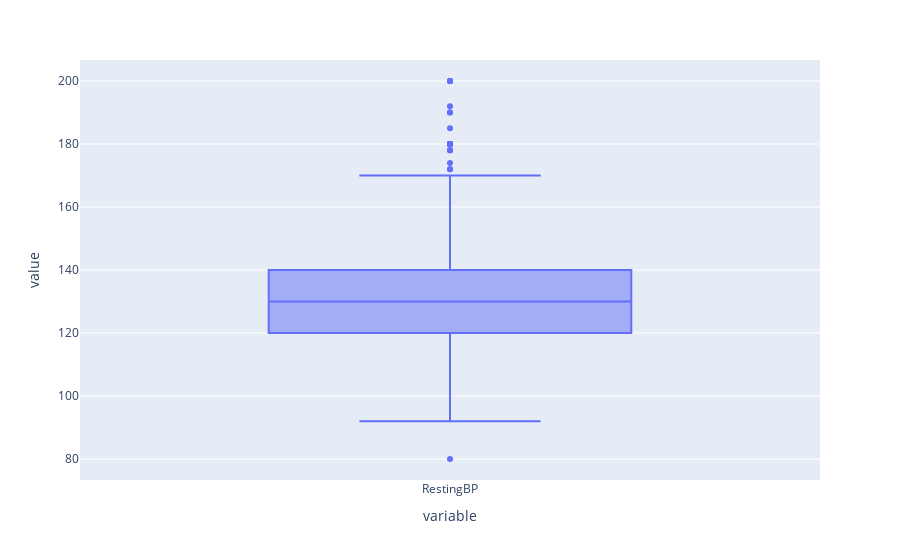

The cell this chart's notebook holds for it:
### Code cell
fig = px.box(df.RestingBP)
fig.show()

### Figure 1 — Plotly figure (JSON) as saved in the notebook; plotly's stock layout.template omitted (floating-point values rounded to 4 significant figures; data arrays with more than 128 entries replaced by an {"elided": "..."} marker saying what was removed)
{"data": [{"alignmentgroup": "True", "hovertemplate": "variable=%{x}<br>value=%{y}<extra></extra>", "legendgroup": "", "marker": {"color": "#636efa"}, "name": "", "notched": false, "offsetgroup": "", "orientation": "v", "showlegend": false, "type": "box", "x": {"elided": "917 str values"}, "x0": " ", "xaxis": "x", "y": {"elided": "917 int values"}, "y0": " ", "yaxis": "y"}], "layout": {"autosize": true, "boxmode": "group", "legend": {"tracegroupgap": 0}, "margin": {"t": 60}, "xaxis": {"anchor": "y", "autorange": true, "domain": [0, 1], "range": [-0.5, 0.5], "title": {"text": "variable"}, "type": "category"}, "yaxis": {"anchor": "x", "autorange": true, "domain": [0, 1], "range": [73.33, 206.7], "title": {"text": "value"}, "type": "linear"}}}
